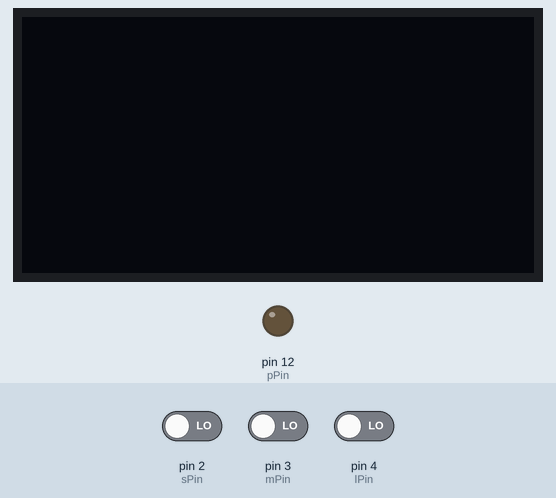
Simulated run of this sketch. Board: Arduino Uno, built with avr-gcc and run on an emulated ATmega328P. Parts: 128×64 one-colour display, output pins drawn as LEDs (lit = HIGH). Inputs (shaded band) come from the test bench; at power-on: pin 2 (sPin) LOW, pin 3 (mPin) LOW, pin 4 (lPin) LOW.

Above: at 1.2 s.
1.3 s: pin 2 (sPin) driven HIGH
At 1.6 s:
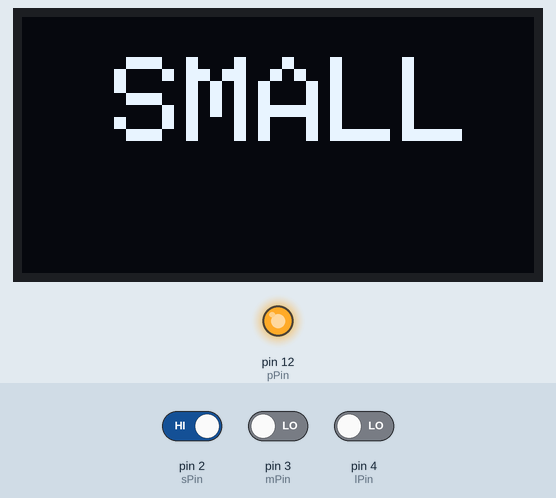
At 11.36 s:
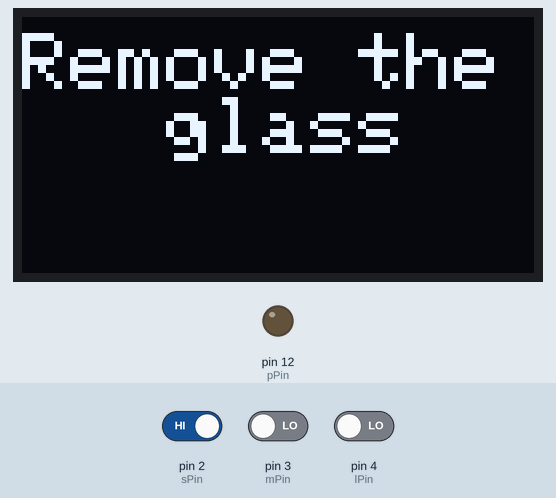
Timing chart, 0 to 12.8 s (numbered marks = the images above; inputs shaded):
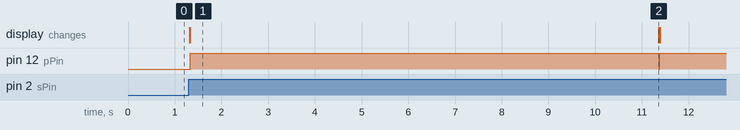

Measured:
- after the input at 1.3 s, pin 12 (pPin): LOW → HIGH at once, → LOW 10.0 s later, → HIGH 0.03 s later; the display: changes at once (image 1)
- what the display in image 1 shows lasts 10.1 s, from 1.3 s to 11.4 s

The sketch:

Version4.ino
```cpp
/* THIS IS THE CODE FOR SOFTDRINK DISPENSOR
 *  WHERE SWITCHES ARE THE PINS SPIN(SMALL PIN), MPIN(MEDIUM PIN) AND LPIN(LARGE PIN)
 *  IT WILL CONROL THE PUMP FOR A DELAY WHERE PPIN IS FOR THE PUMP PIN
 *  AND ALL THE PROCESSINGS ARE SHOWN IN OLED I2C 128X64
 */

#include<SPI.h>
#include<Wire.h>
#include<Adafruit_GFX.h>
#include<Adafruit_SSD1306.h>
Adafruit_SSD1306 display(-1);


int pPin=12;    //PUMP PIN
int sPin=2;     //SMALL SWITCH
int mPin=3;     //MEDIUM SWITCH
int lPin=4;     //LARGE SWITCH
int ledPin=A4;  //LED I2C PIN

void pausingOtherPins()
{
    display.clearDisplay();   //CLEARING DISPLAY SCREEN
    digitalWrite(sPin, LOW);  //SETTING SMALL PIN DEACTIVATED TILL THE PROCESS IS DONE
    digitalWrite(mPin,LOW);   //SETTING MEDIUM PIN DEACTIVATED TILL THE PROCESS IS DONE
    digitalWrite(lPin,LOW);   //SETTING LARGE PIN DEACTIVATED TILL THE PROCESS IS DONE
    digitalWrite(pPin,HIGH);  //ACTIVATING PUMP
}

void setup()
{
  pinMode(pPin, OUTPUT);  //PUMP IS IN THE OUTPUT MODE
  pinMode(sPin, INPUT);   //SMALL SWITCH IS IN THE INPUT MODE
  pinMode(mPin, INPUT);   //MEDIUM SWITCH IS IN THE INPUT MODE
  pinMode(lPin, INPUT);   //LARGE SWITCH IS IN THE INPUT MODE
  display.begin(SSD1306_SWITCHCAPVCC,0x3C);
  display.clearDisplay();
  display.display();
}

void loop()
{

  while(digitalRead(sPin)==HIGH)  //CHECKING IF SMALL SWITCH IS PRESSED
  {
    display.clearDisplay();
    display.setTextSize(3.4);
    display.setTextColor(WHITE);
    display.setCursor(23,10);
    display.print("SMALL");
    display.display();
    pausingOtherPins();
    delay(10000);             //DELAYING THE PUMP FOR 1 SEC
    display.clearDisplay();//CLEARING DISPLAY SCREEN
    display.setTextSize(2);
    display.setTextColor(WHITE);
    display.setCursor(0,4);
    display.print("Remove the   glass");
    display.display();
    digitalWrite(pPin, LOW);  //DEACTIVATING THE PUMP
  }
  while(digitalRead(mPin)==HIGH)  //CHECKING IF MEDIUM SWITCH IS PRESSED
  {
    display.clearDisplay();
    display.setTextSize(3);
    display.setTextColor(WHITE);
    display.setCursor(15,10);
    display.print("MEDIUM");
    display.display();
    pausingOtherPins();
    delay(20000);          //DELAYING THE PUMP FOR 2 SEC
    display.clearDisplay();//CLEARING DISPLAY SCREEN
    display.setTextSize(2);
    display.setTextColor(WHITE);
    display.setCursor(0,4);
    display.print("Remove the   glass");
    display.display();
    digitalWrite(pPin, LOW);    //DEACTIVATING THE PUMP
  }
  while(digitalRead(lPin)==HIGH)  //CHECKING IF LARGE SWITCH IS PRESSED
  {
    display.clearDisplay();
    display.setTextSize(3.4);
    display.setTextColor(WHITE);
    display.setCursor(23,10);
    display.print("LARGE");
    display.display();
    pausingOtherPins();
    delay(30000);          //DELAYING THE PUMP FOR 3 SEC
    display.clearDisplay();   //CLEARING DISPLAY SCREEN
    display.setTextSize(2);
    display.setTextColor(WHITE);
    display.setCursor(0,4);
    display.println("Remove the  glass");
    display.display();
    digitalWrite(pPin, LOW);    //DEACTIVATING THE PUMP
  }
}
```
